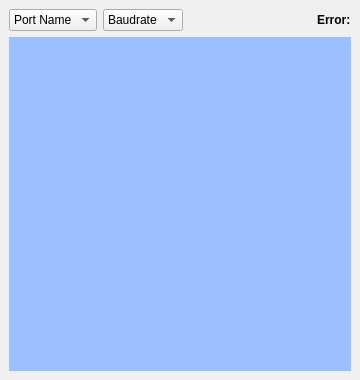
<?xml version="1.0" encoding="UTF-8"?>
<ui version="4.0">
 <class>MainWindow</class>
 <widget class="QMainWindow" name="MainWindow">
  <property name="geometry">
   <rect>
    <x>0</x>
    <y>0</y>
    <width>360</width>
    <height>380</height>
   </rect>
  </property>
  <property name="minimumSize">
   <size>
    <width>150</width>
    <height>150</height>
   </size>
  </property>
  <property name="maximumSize">
   <size>
    <width>16777215</width>
    <height>16777215</height>
   </size>
  </property>
  <property name="font">
   <font>
    <pointsize>11</pointsize>
   </font>
  </property>
  <property name="windowTitle">
   <string>MainWindow</string>
  </property>
  <widget class="QWidget" name="centralwidget">
   <layout class="QVBoxLayout" name="verticalLayout_5">
    <item>
     <layout class="QHBoxLayout" name="horizontalLayout">
      <item>
       <widget class="QComboBox" name="comboBox">
        <property name="font">
         <font>
          <pointsize>9</pointsize>
         </font>
        </property>
        <property name="styleSheet">
         <string notr="true"/>
        </property>
        <item>
         <property name="text">
          <string>Port Name</string>
         </property>
        </item>
        <item>
         <property name="text">
          <string>COM3</string>
         </property>
        </item>
        <item>
         <property name="text">
          <string>COM4</string>
         </property>
        </item>
        <item>
         <property name="text">
          <string>COM5</string>
         </property>
        </item>
       </widget>
      </item>
      <item>
       <widget class="QComboBox" name="comboBox_2">
        <property name="font">
         <font>
          <pointsize>9</pointsize>
         </font>
        </property>
        <property name="toolTip">
         <string>&lt;html&gt;&lt;head/&gt;&lt;body&gt;&lt;p&gt;&lt;br/&gt;&lt;/p&gt;&lt;/body&gt;&lt;/html&gt;</string>
        </property>
        <property name="editable">
         <bool>false</bool>
        </property>
        <item>
         <property name="text">
          <string>Baudrate</string>
         </property>
        </item>
        <item>
         <property name="text">
          <string>9600</string>
         </property>
        </item>
        <item>
         <property name="text">
          <string>230400</string>
         </property>
        </item>
       </widget>
      </item>
      <item>
       <spacer name="horizontalSpacer_2">
        <property name="orientation">
         <enum>Qt::Horizontal</enum>
        </property>
        <property name="sizeHint" stdset="0">
         <size>
          <width>40</width>
          <height>20</height>
         </size>
        </property>
       </spacer>
      </item>
      <item>
       <widget class="QLabel" name="label">
        <property name="font">
         <font>
          <pointsize>9</pointsize>
          <weight>75</weight>
          <bold>true</bold>
         </font>
        </property>
        <property name="text">
         <string>Error:</string>
        </property>
       </widget>
      </item>
     </layout>
    </item>
    <item>
     <widget class="QWidget" name="widget" native="true">
      <property name="sizePolicy">
       <sizepolicy hsizetype="Expanding" vsizetype="Expanding">
        <horstretch>0</horstretch>
        <verstretch>0</verstretch>
       </sizepolicy>
      </property>
      <property name="minimumSize">
       <size>
        <width>100</width>
        <height>62</height>
       </size>
      </property>
      <property name="maximumSize">
       <size>
        <width>16777215</width>
        <height>16777215</height>
       </size>
      </property>
      <property name="styleSheet">
       <string notr="true">background-color: rgb(156, 191, 255);
border-image: url(:/new/prefix1/Images/background (4).jpg);
</string>
      </property>
     </widget>
    </item>
   </layout>
  </widget>
 </widget>
 <resources/>
 <connections/>
</ui>
